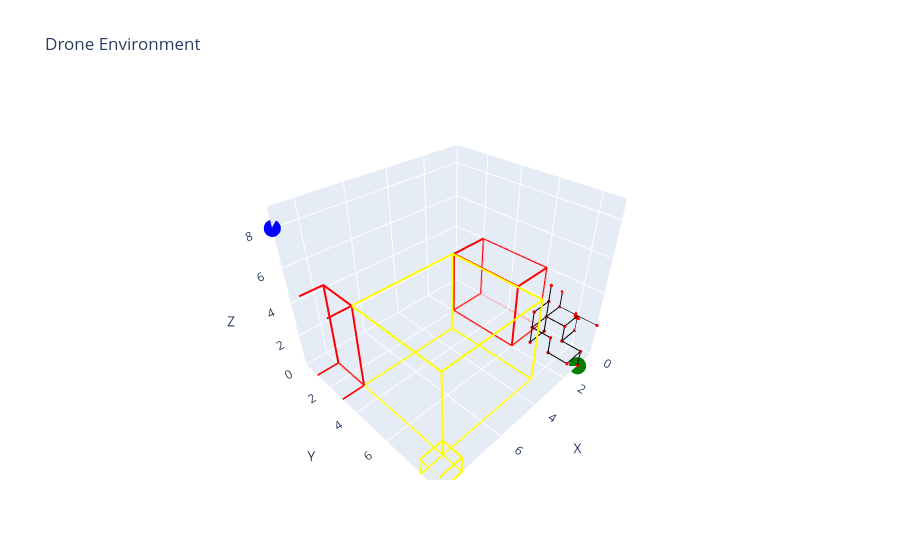

Source (notebook cell):
### Code cell
# مسح الإظهار
clear_output()
# الإظهار
env.render()

### Figure 1 — Plotly figure (JSON) as saved in the notebook; plotly's stock layout.template omitted (floating-point values rounded to 4 significant figures)
{"data": [{"line": {"color": "yellow", "width": 4}, "mode": "lines", "name": "Building", "showlegend": false, "type": "scatter3d", "x": [3, 8, 8, 3], "y": [3, 3, 8, 8], "z": [0, 0, 0, 0]}, {"line": {"color": "yellow", "width": 4}, "mode": "lines", "name": "Building", "showlegend": false, "type": "scatter3d", "x": [3, 8, 8, 3], "y": [3, 3, 8, 8], "z": [5, 5, 5, 5]}, {"line": {"color": "yellow", "width": 4}, "mode": "lines", "name": "Building", "showlegend": false, "type": "scatter3d", "x": [3, 8, 8, 3], "y": [3, 3, 3, 3], "z": [0, 0, 5, 5]}, {"line": {"color": "yellow", "width": 4}, "mode": "lines", "name": "Building", "showlegend": false, "type": "scatter3d", "x": [8, 8, 8, 8], "y": [3, 8, 8, 3], "z": [0, 0, 5, 5]}, {"line": {"color": "yellow", "width": 4}, "mode": "lines", "name": "Building", "showlegend": false, "type": "scatter3d", "x": [8, 3, 3, 8], "y": [8, 8, 8, 8], "z": [0, 0, 5, 5]}, {"line": {"color": "yellow", "width": 4}, "mode": "lines", "name": "Building", "showlegend": false, "type": "scatter3d", "x": [3, 3, 3, 3], "y": [8, 3, 3, 8], "z": [0, 0, 5, 5]}, {"line": {"color": "yellow", "width": 4}, "mode": "lines", "name": "Building", "showlegend": false, "type": "scatter3d", "x": [8, 9, 9, 8], "y": [8, 8, 9, 9], "z": [0, 0, 0, 0]}, {"line": {"color": "yellow", "width": 4}, "mode": "lines", "name": "Building", "showlegend": false, "type": "scatter3d", "x": [8, 9, 9, 8], "y": [8, 8, 9, 9], "z": [1, 1, 1, 1]}, {"line": {"color": "yellow", "width": 4}, "mode": "lines", "name": "Building", "showlegend": false, "type": "scatter3d", "x": [8, 9, 9, 8], "y": [8, 8, 8, 8], "z": [0, 0, 1, 1]}, {"line": {"color": "yellow", "width": 4}, "mode": "lines", "name": "Building", "showlegend": false, "type": "scatter3d", "x": [9, 9, 9, 9], "y": [8, 9, 9, 8], "z": [0, 0, 1, 1]}, {"line": {"color": "yellow", "width": 4}, "mode": "lines", "name": "Building", "showlegend": false, "type": "scatter3d", "x": [9, 8, 8, 9], "y": [9, 9, 9, 9], "z": [0, 0, 1, 1]}, {"line": {"color": "yellow", "width": 4}, "mode": "lines", "name": "Building", "showlegend": false, "type": "scatter3d", "x": [8, 8, 8, 8], "y": [9, 8, 8, 9], "z": [0, 0, 1, 1]}, {"line": {"color": "red", "width": 4}, "mode": "lines", "name": "Building", "showlegend": false, "type": "scatter3d", "x": [0, 2, 2, 0], "y": [2, 2, 6, 6], "z": [0, 0, 0, 0]}, {"line": {"color": "red", "width": 4}, "mode": "lines", "name": "Building", "showlegend": false, "type": "scatter3d", "x": [0, 2, 2, 0], "y": [2, 2, 6, 6], "z": [4, 4, 4, 4]}, {"line": {"color": "red", "width": 4}, "mode": "lines", "name": "Building", "showlegend": false, "type": "scatter3d", "x": [0, 2, 2, 0], "y": [2, 2, 2, 2], "z": [0, 0, 4, 4]}, {"line": {"color": "red", "width": 4}, "mode": "lines", "name": "Building", "showlegend": false, "type": "scatter3d", "x": [2, 2, 2, 2], "y": [2, 6, 6, 2], "z": [0, 0, 4, 4]}, {"line": {"color": "red", "width": 4}, "mode": "lines", "name": "Building", "showlegend": false, "type": "scatter3d", "x": [2, 0, 0, 2], "y": [6, 6, 6, 6], "z": [0, 0, 4, 4]}, {"line": {"color": "red", "width": 4}, "mode": "lines", "name": "Building", "showlegend": false, "type": "scatter3d", "x": [0, 0, 0, 0], "y": [6, 2, 2, 6], "z": [0, 0, 4, 4]}, {"line": {"color": "red", "width": 4}, "mode": "lines", "name": "Building", "showlegend": false, "type": "scatter3d", "x": [8, 10, 10, 8], "y": [1, 1, 3, 3], "z": [0, 0, 0, 0]}, {"line": {"color": "red", "width": 4}, "mode": "lines", "name": "Building", "showlegend": false, "type": "scatter3d", "x": [8, 10, 10, 8], "y": [1, 1, 3, 3], "z": [5, 5, 5, 5]}, {"line": {"color": "red", "width": 4}, "mode": "lines", "name": "Building", "showlegend": false, "type": "scatter3d", "x": [8, 10, 10, 8], "y": [1, 1, 1, 1], "z": [0, 0, 5, 5]}, {"line": {"color": "red", "width": 4}, "mode": "lines", "name": "Building", "showlegend": false, "type": "scatter3d", "x": [10, 10, 10, 10], "y": [1, 3, 3, 1], "z": [0, 0, 5, 5]}, {"line": {"color": "red", "width": 4}, "mode": "lines", "name": "Building", "showlegend": false, "type": "scatter3d", "x": [10, 8, 8, 10], "y": [3, 3, 3, 3], "z": [0, 0, 5, 5]}, {"line": {"color": "red", "width": 4}, "mode": "lines", "name": "Building", "showlegend": false, "type": "scatter3d", "x": [8, 8, 8, 8], "y": [3, 1, 1, 3], "z": [0, 0, 5, 5]}, {"marker": {"color": "green", "size": 10}, "mode": "markers", "name": "Start", "showlegend": false, "type": "scatter3d", "x": [1], "y": [9], "z": [0]}, {"marker": {"color": "blue", "size": 10}, "mode": "markers", "name": "Goal", "showlegend": false, "type": "scatter3d", "x": [9], "y": [0], "z": [8]}, {"line": {"color": "black", "width": 2}, "marker": {"color": "red", "size": 2}, "mode": "lines+markers", "name": "Drone Path", "showlegend": false, "type": "scatter3d", "x": [1, 1, 1, 1, 0, 1, 1, 1, 2, 2, 1, 0, 0, 0, 0, 0, 0, 0, 1, 1, 1, 1, 1, 2, 2, 1, 2, 2, 2, 2, 2, 1, 1, 0, 0], "y": [9, 9, 8, 8, 8, 8, 7, 7, 7, 7, 7, 7, 7, 7, 8, 9, 8, 7, 7, 7, 7, 7, 7, 7, 7, 7, 7, 7, 8, 8, 9, 9, 8, 8, 8], "z": [0, 1, 1, 2, 2, 2, 2, 1, 1, 2, 2, 2, 3, 2, 2, 2, 2, 2, 2, 3, 4, 3, 2, 2, 3, 3, 3, 2, 2, 1, 1, 1, 1, 1, 2]}, {"marker": {"color": "red", "size": 5}, "mode": "markers", "name": "Drone", "showlegend": false, "type": "scatter3d", "x": [0], "y": [8], "z": [2]}], "layout": {"scene": {"domain": {"x": [0, 1], "y": [0, 1]}, "xaxis": {"range": [0, 9], "title": {"text": "X"}}, "yaxis": {"range": [0, 9], "title": {"text": "Y"}}, "zaxis": {"range": [0, 9], "title": {"text": "Z"}}}, "title": {"text": "Drone Environment"}}}
